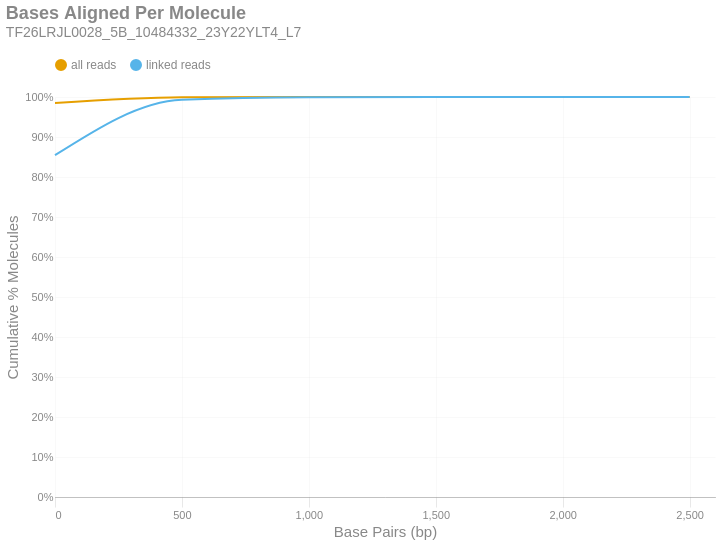

Here is the notebook cell this chart was saved with:
### Markdown cell above
### Bases Aligned Per Molecule
This is a cumulative frequency distribution showing the number of base pairs aligned per unique molecule. These data are shown in 500 bp bins. There are two distributions: one with `all reads` (yellow) and another with only `linked reads` (blue). The percent of molecules in the `linked reads` distribution is relative to the total number of linked molecules.

### Code cell
if SKIPLR:
    print_html(f"Skipped")
else:
    binned_df = consolidated_hist(valids['aligned_bp'], mask, 500, True)
    with SafeRender(binned_df):
        (
            density_plot(binned_df, 'Bases Aligned Per Molecule', samplename, 'basesper')
            .encode(
                x=alt.X('bin:Q', title="Base Pairs (bp)").axis(tickMinStep=500).scale(padding=0),
                y=alt.Y('value:Q', title='Cumulative % Molecules')
                    .axis(format='%')
                    .scale(domain = [0,1])
                    .stack(False),
                color=alt.Color("key:N").scale(domain = ["all reads", "linked reads"]),
                tooltip = [
                    alt.Tooltip("key:N", title = "Data Type"),
                    alt.Tooltip("range_label:N", title="Bases Aligned Per Molecule"),
                    alt.Tooltip("value:Q", format = ".2%", title="% Molecules (Cum.)")
                ]
            )
        ).display()

### Figure 1 — Vega-Lite specification as saved in the notebook (floating-point values rounded to 4 significant figures)
{"width": "container", "height": 400, "config": {"title": {"anchor": "start", "dy": -15, "fontSize": 18, "color": "#888888", "subtitleColor": "#888888", "subtitleFontSize": 14}, "arc": {"fill": "#0072B2"}, "axis": {"domainColor": "#888888", "domainWidth": 0.5, "gridWidth": 0.2, "grid": false, "titleFontWeight": 400, "titleFontSize": 15, "labelFontSize": 11, "labelColor": "#888888", "tickColor": "#888888", "tickWidth": 0.2, "titleColor": "#888888"}, "axisBand": {"grid": false}, "axisX": {"grid": true, "tickSize": 10, "domainCap": "round"}, "axisY": {"domain": false, "grid": true, "tickSize": 0, "domainCap": "round"}, "background": "transparent", "header": {"labelFontSize": 15, "labelColor": "#888888", "titleFontSize": 15, "titleFontWeight": 600, "titleColor": "#888888"}, "legend": {"labelFont": "sans-serif", "labelFontSize": 12, "labelColor": "#888888", "symbolSize": 100, "symbolType": "circle", "titleFontSize": 12, "titlePadding": 10, "titleColor": "#888888", "title": null, "orient": "top"}, "range": {"category": ["#E69F00", "#56B4E9", "#009E73", "#F0E442", "#0072B2", "#D55E00", "#CC79A7", "#000000"], "diverging": ["#cfe8f3", "#a2d4ec", "#73bfe2", "#46abdb", "#1696d2", "#12719e"]}, "area": {"fill": "#0072B2", "fillOpacity": 0.7, "line": true, "strokeOpacity": 0.7}, "line": {"color": "#0072B2", "stroke": "#0072B2", "strokeWidth": 2}, "trail": {"color": "#0072B2", "stroke": "#0072B2", "strokeWidth": 0, "size": 1}, "point": {"filled": true, "fillOpacity": 1.0, "size": 95}, "text": {"color": "#888888", "fontSize": 11, "align": "right", "fontWeight": 400, "size": 11}, "bar": {"fill": "#0072B2", "stroke": null}, "view": {"stroke": null, "continuousWidth": 660, "continuousHeight": 400}}, "data": {"name": "data-a6fed8e46d46228d5aa02dbe36baa2c1"}, "mark": {"type": "line", "interpolate": "monotone", "point": {"opacity": 0, "size": 275}}, "encoding": {"color": {"field": "key", "scale": {"domain": ["all reads", "linked reads"]}, "type": "nominal"}, "tooltip": [{"field": "key", "title": "Data Type", "type": "nominal"}, {"field": "range_label", "title": "Bases Aligned Per Molecule", "type": "nominal"}, {"field": "value", "format": ".2%", "title": "% Molecules (Cum.)", "type": "quantitative"}], "x": {"axis": {"tickMinStep": 500}, "field": "bin", "scale": {"padding": 0}, "title": "Base Pairs (bp)", "type": "quantitative"}, "y": {"axis": {"format": "%"}, "field": "value", "scale": {"domain": [0, 1]}, "stack": false, "title": "Cumulative % Molecules", "type": "quantitative"}}, "params": [{"name": "param_c36ac31b6afebe62", "select": {"type": "point", "fields": ["key"]}, "bind": "legend"}], "title": {"text": "Bases Aligned Per Molecule", "subtitle": "TF26LRJL0028_5B_10484332_23Y22YLT4_L7"}, "transform": [{"fold": ["all reads (cumsum)", "linked reads (cumsum)"]}, {"calculate": "replace(datum.key, ' (cumsum)', '')", "as": "key"}, {"filter": {"param": "param_c36ac31b6afebe62"}}], "usermeta": {"embedOptions": {"downloadFileName": "TF26LRJL0028_5B_10484332_23Y22YLT4_L7.basesper"}}, "$schema": "https://vega.github.io/schema/vega-lite/v6.4.1.json", "datasets": {"data-a6fed8e46d46228d5aa02dbe36baa2c1": [{"bin": "0.0", "interval": "0.0-500.0", "all reads": 0.985, "linked reads": 0.8545, "all reads (cumsum)": 0.985, "linked reads (cumsum)": 0.8545, "range_label": "0-499"}, {"bin": "500.0", "interval": "500.0-1000.0", "all reads": 0.01416, "linked reads": 0.1387, "all reads (cumsum)": 0.9992, "linked reads (cumsum)": 0.9931, "range_label": "500-999"}, {"bin": "1000.0", "interval": "1000.0-1500.0", "all reads": 0.0007313, "linked reads": 0.006346, "all reads (cumsum)": 0.9999, "linked reads (cumsum)": 0.9995, "range_label": "1000-1499"}, {"bin": "1500.0", "interval": "1500.0-2000.0", "all reads": 5.02e-05, "linked reads": 0.00042, "all reads (cumsum)": 1.0, "linked reads (cumsum)": 0.9999, "range_label": "1500-1999"}, {"bin": "2000.0", "interval": "2000.0-2500.0", "all reads": 8.75e-06, "linked reads": 9.852e-05, "all reads (cumsum)": 1.0, "linked reads (cumsum)": 1.0, "range_label": "2000-2499"}, {"bin": "2500.0", "interval": "2500.0-3000.0", "all reads": 1.382e-06, "linked reads": 1.037e-05, "all reads (cumsum)": 1.0, "linked reads (cumsum)": 1.0, "range_label": "2500-2999"}]}}
